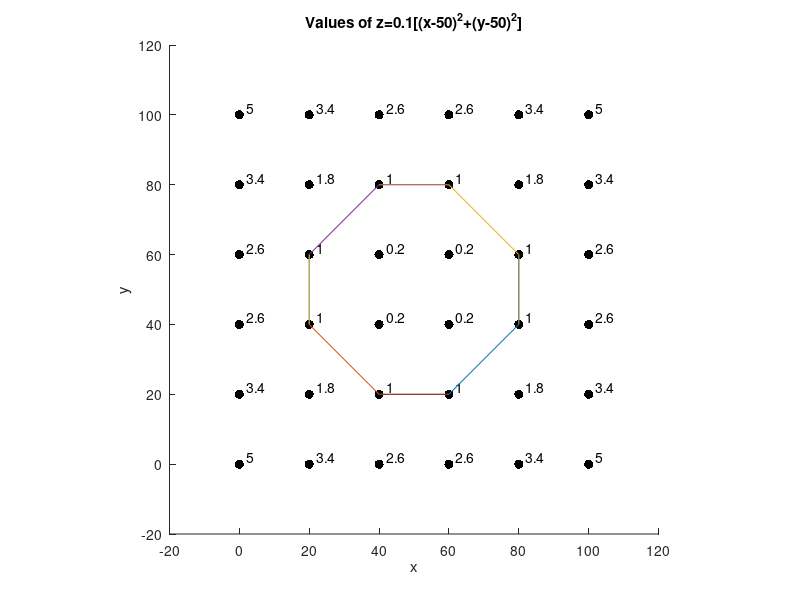

Reproduce this figure in MATLAB.
clear;
x = [0:20:100];
y = [0:20:100];

for i = 1:length(x)
    for j = 1:length(y)
        z(i,j) = (x(i)-50)^2 + (y(j)-50)^2;
    end
end
z = z/1000;

figure(1);
clf;
axis([-20 120 -20 120]); % Set axis wider than default
hold on;
for i = 1:length(x)
    for j = 1:length(y)
        plot(x(i),y(j),'k.','MarkerSize',20);
        text(2+x(i),2+y(j),num2str(z(i,j)));
        
    end
end

axis square;
xlabel('x');
ylabel('y');
title('Values of z=0.1[(x-50)^2+(y-50)^2]')

hold on;
for i = 2:length(x)-1
    for j = 2:length(y)-1
        if (z(i,j) == 1)
            fprintf('z(%d,%d) = 1 (x=%d,y=%d)\n',i,j,x(i),y(j));
            if (z(i-1,j) == 1) % Left
                plot([x(i),x(i-1)],[y(j),y(j)]); % Draw line that connects.
            end
            if (z(i+1,j) == 1) % Right
                plot([x(i),x(i+1)],[y(j),y(j)]); % Draw line that connects.
            end
            
            if (z(i,j+1) == 1) % Above
                plot([x(i),x(i)],[y(j),y(j+1)]); % Draw line that connects.
            end
            if (z(i,j-1) == 1) % Below
                plot([x(i),x(i)],[y(j),y(j-1)]); % Draw line that connects.
            end
            
            if (z(i+1,j+1) == 1) % Diagonal
                plot([x(i+1),x(i)],[y(j+1),y(j)]); % Draw line that connects.
            end
            
            if (z(i+1,j-1) == 1) % Diagonal
                plot([x(i+1),x(i)],[y(j-1),y(j)]); % Draw line that connects.
            end  
        end
    end
end